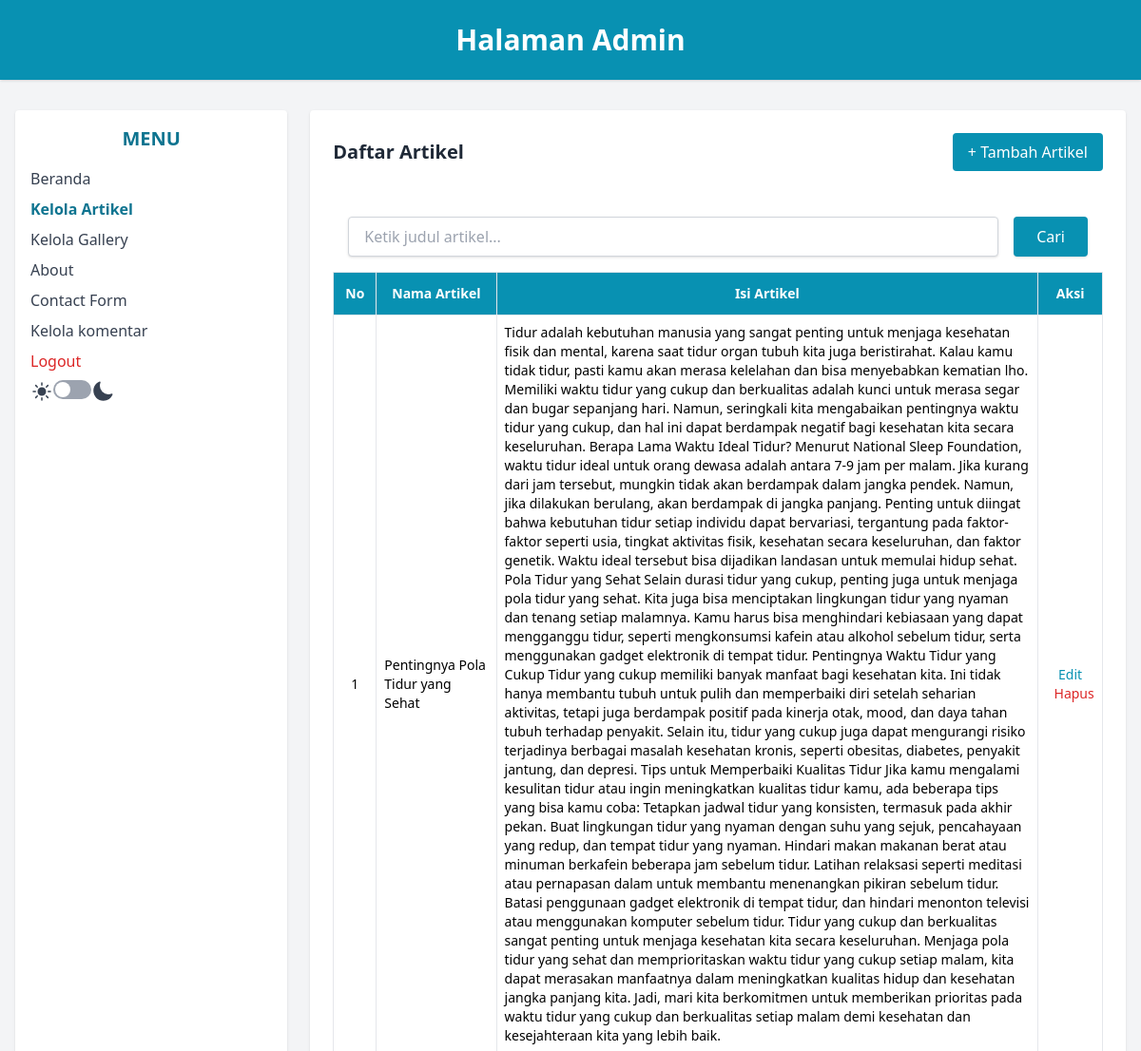
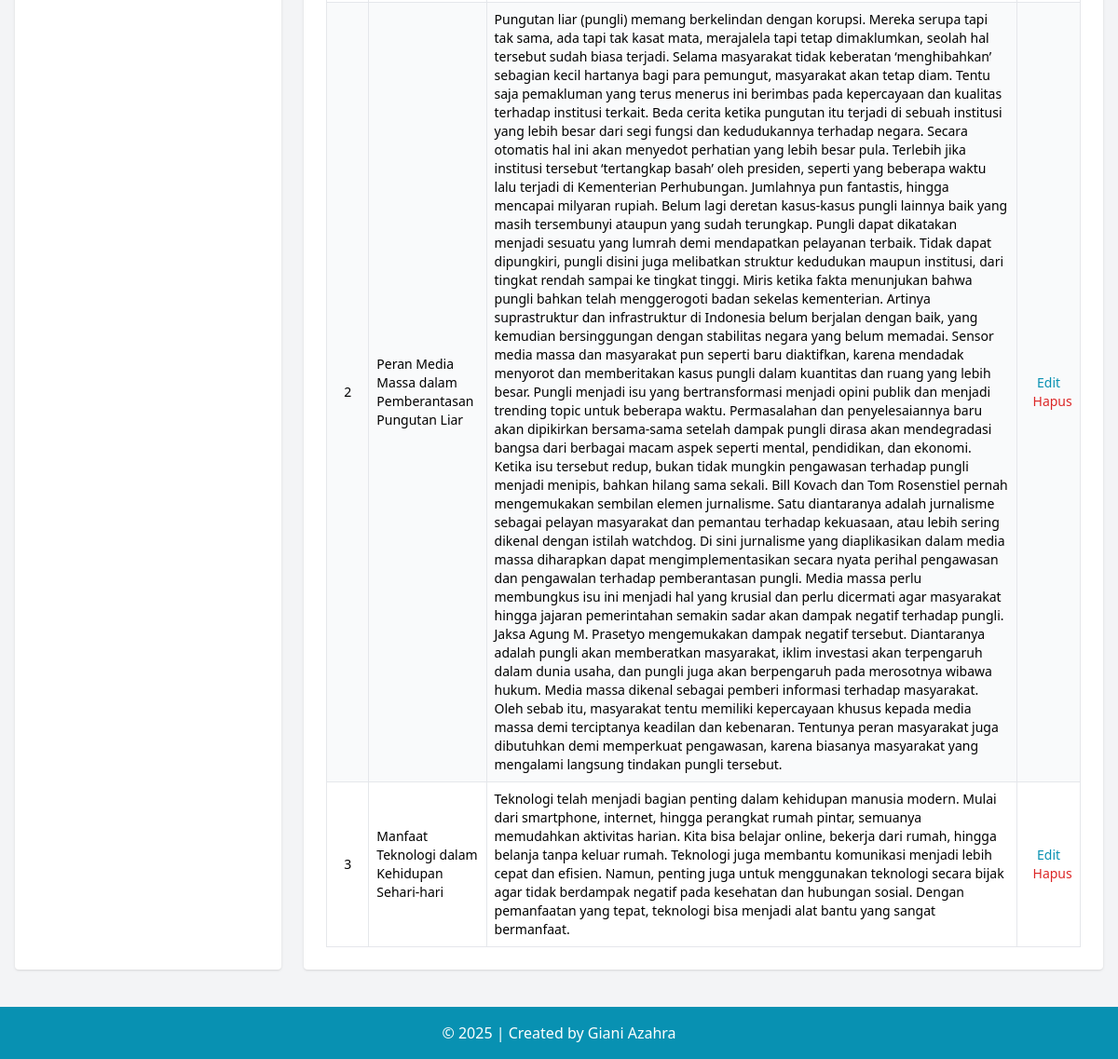
Screenshot of /admin/data_artikel.php (signed in) with the database file from the repository (2 pictures, top to bottom).
### tables this page shows
CREATE TABLE `tbl_artikel` (
  `id_artikel` int(5) NOT NULL,
  `nama_artikel` text NOT NULL,
  `isi_artikel` text NOT NULL
);

### admin/data_artikel.php (the view, shortened to what this page needs)
<?php
include('../koneksi.php');
?>
<!DOCTYPE html>
<html lang="en">
<head>
    <script src="https://cdn.tailwindcss.com"></script>
</head>
<body class="bg-gray-100 min-h-screen dark:bg-gray-900">
    <header class="bg-cyan-600 text-white text-center py-6 shadow">
        <h1 class="text-3xl font-bold">Halaman Admin</h1>
    </header>
    <div class="flex max-w-7xl mx-auto mt-8 px-4">
        <aside class="w-1/4 bg-white rounded shadow p-4 dark:bg-gray-700">
            <h2 class="text-xl font-semibold text-cyan-700 mb-4 text-center dark:text-cyan-500">MENU</h2>
            <ul class="space-y-2 text-gray-700 dark:text-white">
                <li><a href="beranda_admin.php" class="block hover:text-cyan-600 dark:hover:text-cyan-300">Beranda</a>
                </li>
                <li><a href="data_artikel.php" class="block font-semibold text-cyan-700 dark:text-cyan-400">Kelola
                        Artikel</a></li>
                <li><a href="data_gallery.php" class="block hover:text-cyan-600 dark:hover:text-cyan-300">Kelola
                        Gallery</a></li>
                <li><a href="about.php" class="block hover:text-cyan-600 dark:hover:text-cyan-300">About</a></li>
                <li><a href="data_contactform.php" class="block hover:text-cyan-600 dark:hover:text-cyan-300">Contact
                        Form</a></li>
                <li><a href="data_komentar.php" class="block hover:text-cyan-600 dark:hover:text-cyan-300">Kelola
                        komentar</a></li>
                <li>
                    <a href="logout.php" onclick="return confirm('Apakah anda yakin
ingin keluar?');" class="block text-red-600 hover:underline font-medium dark:text-red-300">Logout</a>
                </li>
                <li class="ml-auto">
                    <div class="flex ">
                        <button id="dark-toggle" class="w-10 h-5 p-0.5 rounded-full bg-gray-400">
                            <div class="w-4 h-4 rounded-full bg-white transition-all dark:translate-x-5"></div>
                        </button>
                    </div>
                </li>
            </ul>
        </aside>
        <main class="w-3/4 bg-white rounded shadow p-6 ml-6 dark:bg-gray-700">
            <div class="flex justify-between items-center mb-4">
                <h2 class="text-xl font-bold text-gray-800 dark:text-white">Daftar Artikel</h2>
                <a href="add_artikel.php" class="bg-cyan-600 text-white px-4 py-2 rounded hover:bg-cyan-700
transition">+ Tambah Artikel</a>
            </div>
            <div class="pt-8 px-4 pb-4">
                <div class="max-w-4xl mx-auto w-full">
                    <form action="data_artikel.php" method="GET" class="w-full flex gap-4">
                        <input type="text" name="cari" placeholder="Ketik judul artikel..."
                            class="flex-grow text-gray-900 bg-white border border-gray-300 rounded px-4 py-2 focus:outline-none focus:ring-2 focus:ring-cyan-500 shadow" />
                        <button type="submit"
                            class="bg-cyan-600 text-white px-6 py-2 rounded hover:bg-cyan-700 transition shadow">
                            Cari
                        </button>
                    </form>
                </div>
            </div>
            <table class="min-w-full table-auto border border-gray-300 text-sm">
                <thead class="bg-cyan-600 text-white">
                    <tr>
                        <th class="p-3 border">No</th>
                        <th class="p-3 border">Nama Artikel</th>
                        <th class="p-3 border">Isi Artikel</th>
                        <th class="p-3 border">Aksi</th>
                    </tr>
                </thead>
                <tbody>
                    <?php
                    if (isset($_GET['cari'])) {
                        $cari = $_GET['cari'];
                        $sql = "SELECT * FROM tbl_artikel WHERE nama_artikel LIKE '%$cari%'";
                    } else {
                        $sql = "SELECT * FROM tbl_artikel ORDER BY id_artikel DESC";
                    }
                    $query = mysqli_query($db, $sql);
                    $no = 1;
                    while ($data = mysqli_fetch_array($query)) {
                        echo "<tr class='even:bg-gray-50 dark:bg-gray-700 dark:text-white'>";
                        echo "<td class='border p-2 text-center'>" . $no++ . "</td>";
                        echo "<td class='border p-2'>" .
                            htmlspecialchars($data['nama_artikel']) . "</td>";
                        echo "<td class='border p-2'>" .
                            htmlspecialchars($data['isi_artikel']) . "</td>";
                        echo "<td class='border p-2 text-center space-x-2'>
<a
href='edit_artikel.php?id_artikel={$data['id_artikel']}' class='text-cyan-600 hover:underline dark:text-cyan-300'>Edit</a>
<a
href='delete_artikel.php?id_artikel={$data['id_artikel']}'
onclick='return confirm(\"Yakin ingin menghapus?\")'
class='text-red-600 hover:underline dark:text-red-300'>Hapus</a>
</td>";
                        echo "</tr>";
                    }
                    ?>
                </tbody>
            </table>
        </main>
    </div>
    <footer class="bg-cyan-600 text-white text-center py-4 mt-10">
        &copy; <?php echo date('Y'); ?> | Created by Giani Azahra
    </footer>
</body>
</html>

### rows the page displays
tbl_artikel: nama_artikel "Pentingnya Pola Tidur yang Sehat", isi_artikel "Tidur adalah kebutuhan manusia yang sangat penting untuk menjaga kesehatan fisik dan mental, karena saat tidur organ tubuh kita juga beristirahat. Kalau kamu tidak tidur, pasti kamu akan merasa kelelahan dan bisa menyebabkan kematian lho. Memiliki waktu tidur yang cukup dan berkualitas adalah kunci untuk merasa segar dan bugar sepanjang hari. Namun, seringkali kita mengabaikan pentingnya waktu tidur yang cukup, dan hal ini dapat berdampak negatif bagi kesehatan kita secara keseluruhan. Berapa Lama Waktu Ideal Tidur? Menurut National Sleep Foundation, waktu tidur ideal untuk orang dewasa adalah antara 7-9 jam per malam. Jika kurang dari jam tersebut, mungkin tidak akan berdampak dalam jangka…"
tbl_artikel: nama_artikel "Peran Media Massa dalam Pemberantasan Pungutan Liar", isi_artikel "Pungutan liar (pungli) memang berkelindan dengan korupsi. Mereka serupa tapi tak sama, ada tapi tak kasat mata, merajalela tapi tetap dimaklumkan, seolah hal tersebut sudah biasa terjadi. Selama masyarakat tidak keberatan ‘menghibahkan’ sebagian kecil hartanya bagi para pemungut, masyarakat akan tetap diam. Tentu saja pemakluman yang terus menerus ini berimbas pada kepercayaan dan kualitas terhadap institusi terkait. Beda cerita ketika pungutan itu terjadi di sebuah institusi yang lebih besar dari segi fungsi dan kedudukannya terhadap negara. Secara otomatis hal ini akan menyedot perhatian yang lebih besar pula. Terlebih jika institusi tersebut ‘tertangkap basah’ oleh presiden, seperti yang…"
tbl_artikel: nama_artikel "Manfaat Teknologi dalam Kehidupan Sehari-hari", isi_artikel "Teknologi telah menjadi bagian penting dalam kehidupan manusia modern. Mulai dari smartphone, internet, hingga perangkat rumah pintar, semuanya memudahkan aktivitas harian. Kita bisa belajar online, bekerja dari rumah, hingga belanja tanpa keluar rumah. Teknologi juga membantu komunikasi menjadi lebih cepat dan efisien. Namun, penting juga untuk menggunakan teknologi secara bijak agar tidak berdampak negatif pada kesehatan dan hubungan sosial. Dengan pemanfaatan yang tepat, teknologi bisa menjadi alat bantu yang sangat bermanfaat."
